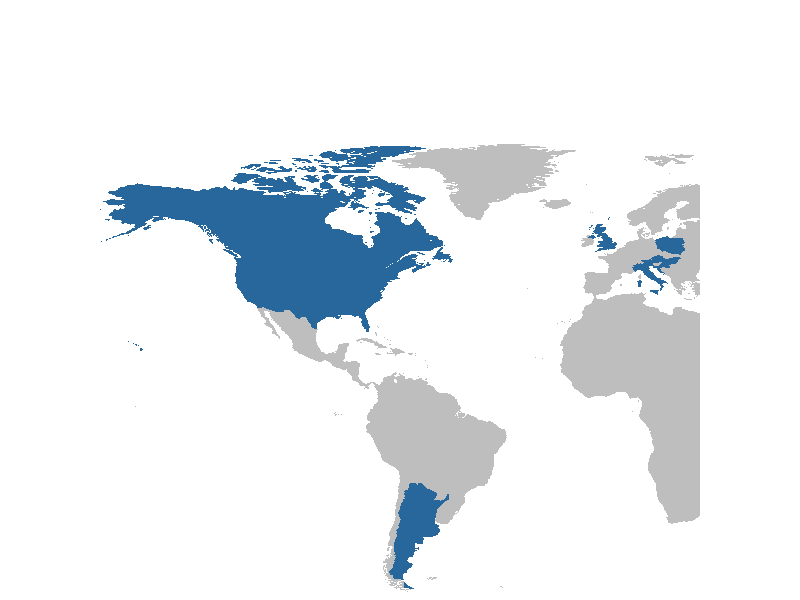
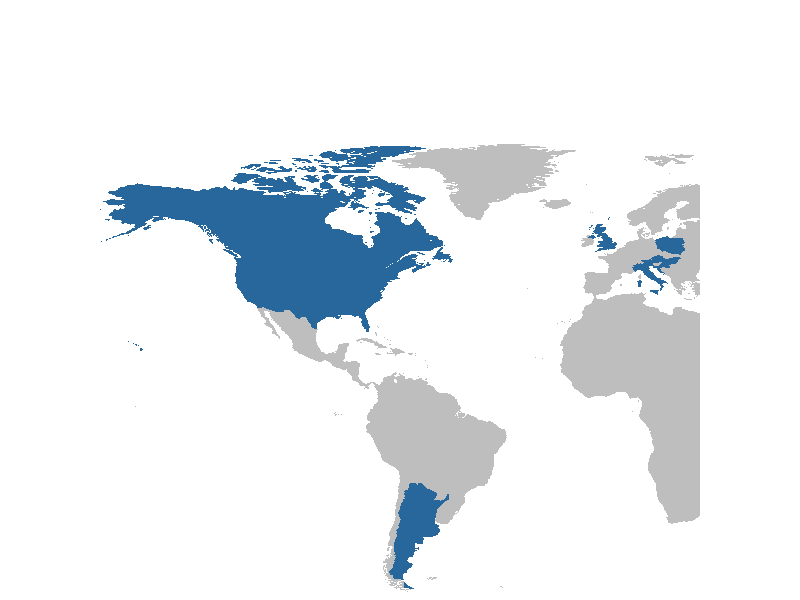

Recreate these plots in R, in order.
library(tidyverse)
library(here)

world_map <- map_data("world") |> 
  filter(! long > 180)

countries <- world_map |> 
  distinct(region) |> 
  mutate(present = as.factor(ifelse(region %in% c("USA", "Canada", "UK", "Hungary", "Argentina", "Italy", "Croatia", "Austria", "Poland"), 1, 0)))

countries |> 
  ggplot(aes(fill = present, map_id = region)) +
  geom_map(map = world_map) +
  # expand_limits(x = world_map$long, y = world_map$lat) +
  lims(x = c(-160, 20), y = c(-50, 120)) +
  scale_fill_manual(values = c("grey", "#28679C")) +
  theme_void() +
  theme(legend.position = "none",
        aspect.ratio = 1)
ggsave(here("figures/md1_countries.png"), width = 5, height = 4)
